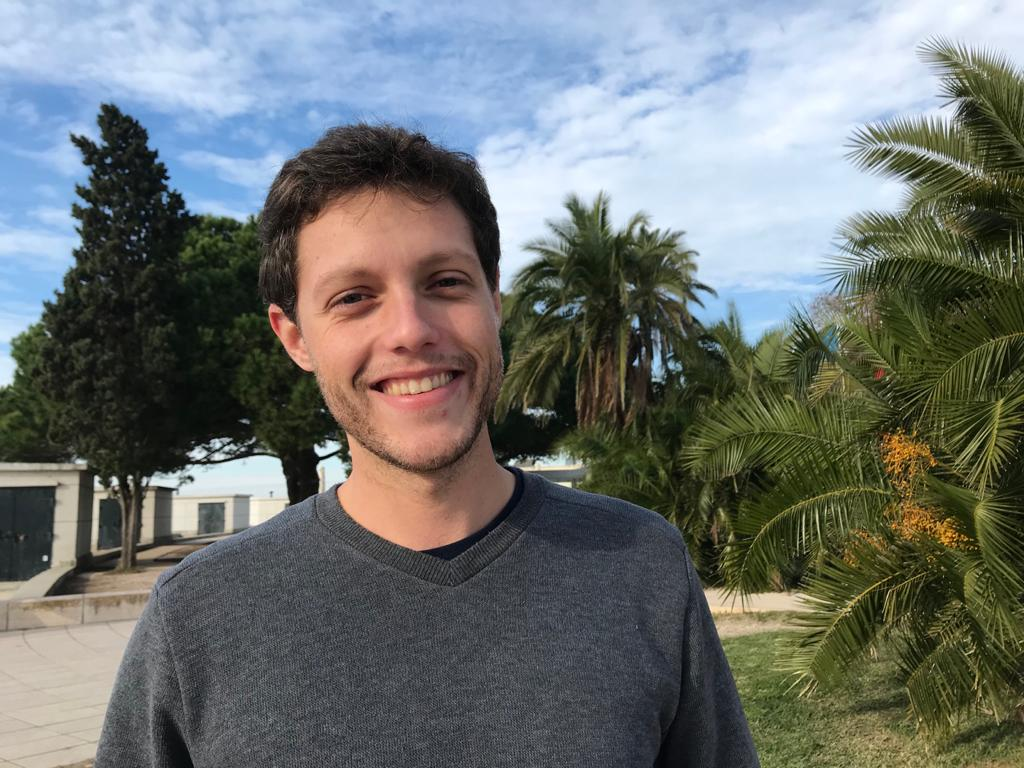
#> input picture images/jorge.jpeg, 1024 x 768 px
$ jupyter execute --allow-errors main.ipynb   (shell and % lines are left out)
#> lines starting #> are read from the running program, lines starting #| are printed output that depends on the picture
## Before your start:

   - Read the README.md file
   - Comment as much as you can and use the resources in the README.md file
   - Happy learning!

# Image Segmentation

**Image Segmentation** is an image analysis task in which we classify each pixel in the image into a class. This is similar to what us humans do all the time by default.

What’s the first thing you do when you’re attempting to cross the road?

We typically look left and right, take stock of the vehicles on the road, and make our decision. Our brain is able to analyze, in a matter of milliseconds, what kind of vehicle (car, bus, truck, auto, etc.) is coming towards us. Whenever we are looking at something, then we try to “segment” what portion of the image belongs to which class/label/category.

## So how does image segmentation work?

We can divide or partition the image into various parts called segments. It’s not a great idea to process the entire image at the same time as there will be regions in the image which do not contain any information. By dividing the image into segments, we can make use of the important segments for processing the image. That, in a nutshell, is how image segmentation works.

An image is a collection or set of different pixels. We group together the pixels that have similar attributes using image segmentation.

**Sooner or later all things are numbers, including images.**

[cell 1]
# Install torch & torchvision, it might take some time

[cell 2]
# Import your libraries

import numpy as np
import matplotlib.pyplot as plt
from PIL import Image
import scipy.signal
from imageProcessing import resizeImg, generateMask
from skimage.color import rgb2gray

## Challenge 1 - Load a picture & let the magic begin!

In order to be able to segment an image, what **we first need is an image**. So, first thing you should do is loading one of yourself. Use [`Image.open`](https://pillow.readthedocs.io/en/3.1.x/reference/Image.html) for this purpose and call `img` to this variable. (In case you don't want to use your own image you can use one located at `images/bird.png`.

Using this function you will be using Pillow, the most popular and de facto standard library in Python for loading and working with image data. However, if you'd like to see how gorgeous you look on that picture, try using [`plt.show`](https://matplotlib.org/api/_as_gen/matplotlib.pyplot.show.html).

[cell 3]
# Your code here
img = Image.open("images/jorge.jpeg")
#> img is the input picture: PIL image 1024x768 RGB; mean R, G, B 108.5, 113.1, 110.5
img

Sometimes it is desirable to thumbnail all images to have the same width or height. In this case, the width, will be reduced to 256, using `resizeImg`, and the height will be scaled in order to retain the aspect ratio of the image.

*Hint: use `img.size` as much as you need until you get a size of (384, 256)*.

[cell 4]
# Your code here
size = (384,256)
img  = img.resize(size)
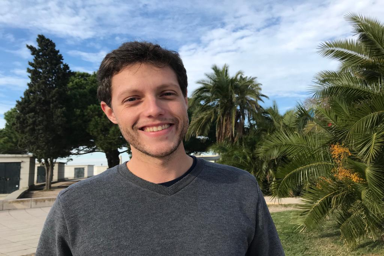
#> img: PIL image 384x256 RGB; mean R, G, B 108.5, 113.1, 110.5
plt.imshow(img)

But, don't worry! This time won't be that difficult, you get some code to make your life easier.
Here the function `generateMask`, as you may imagine, will generate a [`mask`](http://www.xinapse.com/Manual/masking.html) for the picture you loaded. One for the background of the picture, one for the foreground.

#> (a cell that did not finish here is left out)

Now it's your turn again, convert the image to np.array and apply the mask twice to the picture, once to the `foreground` and once to the `background`. Make a couple of copies of the image instead of assigning the same value to different variables. After doing this, you may want to check how those are looking.

[cell 6]
# Your code here
imgbw = np.array(img.convert("L"))
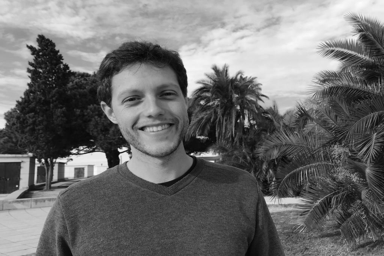
#> imgbw: shape (256, 384); min 4, max 252, mean 111.4
np_img = np.array(imgbw)
plt.imshow(imgbw,cmap="gray")

#> (the rest of this cell did not finish here and is left out)

## Challenge 2 - Two 2-dimensional arrays, one channel

Convolution involving one-dimensional signals is referred to as 1D convolution or just convolution. Otherwise, if the convolution is performed between two signals spanning along two mutually perpendicular dimensions (i.e., if signals are two-dimensional in nature), then it will be referred to as [`2D convolution`](http://www.songho.ca/dsp/convolution/convolution2d_example.html).

This kind of operation is extensively used in the field of digital image processing, such as smoothing, sharpening, and edge detection of images. Wherein the 2D matrix representing the image will be convolved with a comparatively smaller matrix called 2D kernel.

[*What do you mean by one channel?*](https://brohrer.github.io/convert_rgb_to_grayscale.html)

Color images are represented as three-dimensional Numpy arrays - a collection of three two-dimensional arrays, one each for red, green, and blue channels. Each one, like grayscale arrays, has one value per pixel and their ranges are identical.

An intuitive way to convert a color image 3D array to a grayscale 2D array is, for each pixel, take the average of the red, green, and blue pixel values to get the grayscale value. This combines the lightness or luminance contributed by each color band into a reasonable gray approximation.

#### First let's begin with black and white (only one channel)

Transform `foreground` and `background`, now they are arrays, to an image and convert them in gray scale. Name they `fore_bnw` and `back_bnw` respectively.

*Hint: use `.fromarray` and then `.convert`*.

#> (a cell that did not finish here is left out)

Show `fore_bnw` and `back_bnw` in order to check that they are in a gray scale.

#> (a cell that did not finish here is left out)

#> (a cell that did not finish here is left out)

Now transform `back_bnw` into an array and name it `back_np`.

And create a 2d matrix with random values of size 20x20 uniformly distributed and name it `kernel`.

#> (a cell that did not finish here is left out)

[cell 11]
kernel = np.random.random(size=(20, 20)).astype('uint8')
Image.fromarray(kernel)
